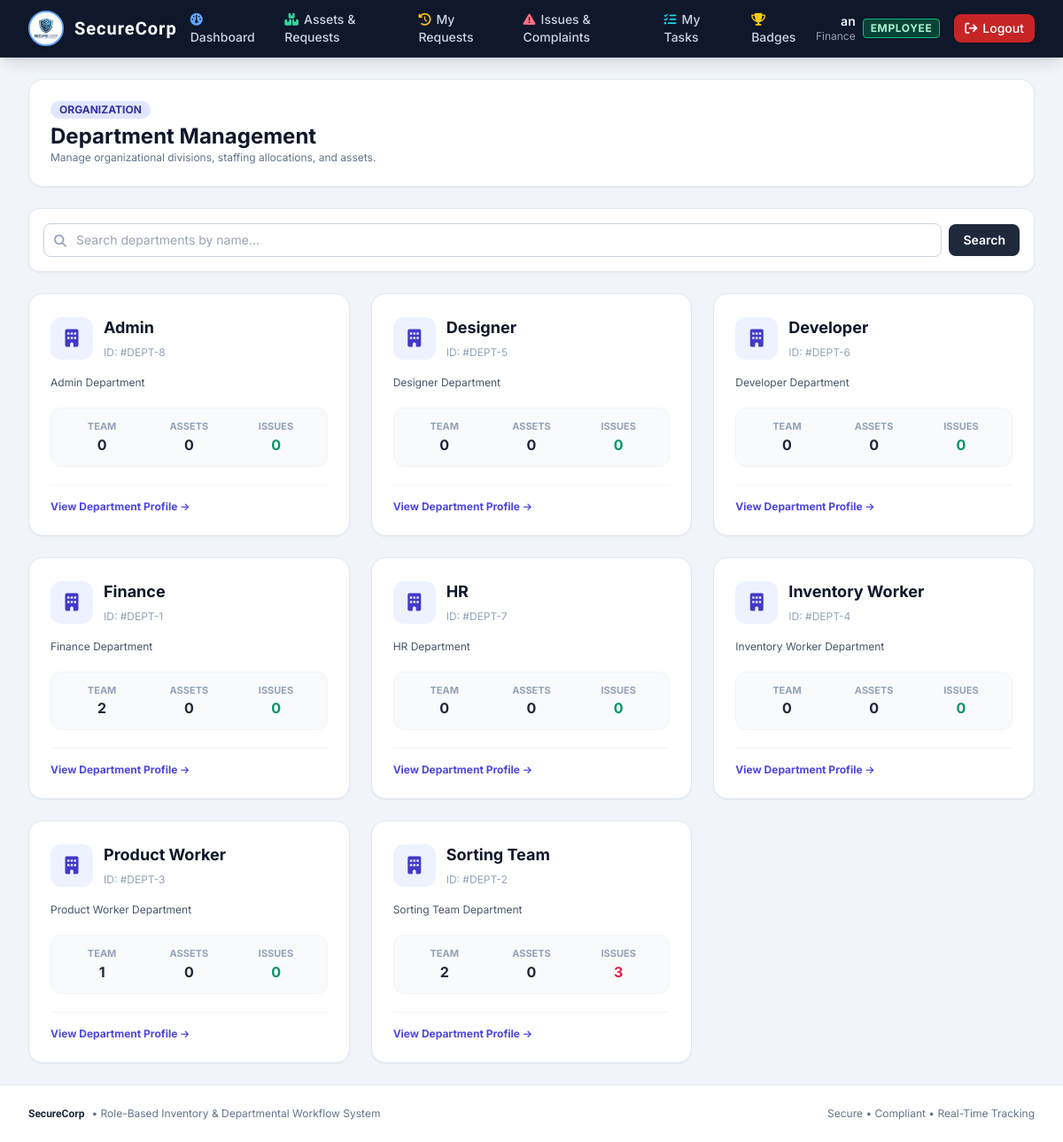
Screenshot of /departments/ (signed in) with the database file from the repository.
### inventory/models.py (models this page shows, shortened)
class User(AbstractUser):
    ROLE_CHOICES = (
        ('ADMIN', 'Admin'),
        ('EMPLOYEE', 'Employee'),
    )
    role = models.CharField(max_length=10, choices=ROLE_CHOICES, default='EMPLOYEE')
    skills = models.ManyToManyField(Skill, blank=True, related_name='employees')
    department = models.ForeignKey(Department, on_delete=models.SET_NULL, null=True, blank=True, related_name='employees')
    @property
    def is_admin_role(self):
        return self.role == 'ADMIN' or self.is_superuser or self.is_staff
    @property
    def full_name_or_username(self):
        full = self.get_full_name()
        return full if full else self.username

class Department(models.Model):
    name = models.CharField(max_length=100, unique=True)
    description = models.TextField(blank=True)

### inventory/views.py (the view)
# urls.py: path('departments/', views.department_list, name='department_list'),
@login_required
def department_list(request):
    search_query = request.GET.get('search', '').strip()
    departments = Department.objects.annotate(
        emp_count=Count('employees', distinct=True),
        asset_count=Count('assets', distinct=True),
        open_issues_count=Count('received_dept_issues', filter=~Q(received_dept_issues__status__in=['RESOLVED', 'CLOSED']), distinct=True),
        maintenance_count=Count('maintenance_issues', filter=~Q(maintenance_issues__status='RESOLVED'), distinct=True)
    )
    if search_query:
        departments = departments.filter(name__icontains=search_query)
    return render(request, 'inventory/department_list.html', {
        'departments': departments,
        'search_query': search_query
    })

### templates/inventory/department_list.html (shortened to what this page needs)
{% extends 'base.html' %}
{% block content %}
<div class="space-y-6">
    <div class="bg-white p-6 rounded-2xl shadow-sm border border-slate-200 flex flex-col sm:flex-row sm:items-center sm:justify-between gap-4">
        <div>
            <div class="flex items-center space-x-2">
                <span class="inline-flex items-center px-2.5 py-0.5 rounded-full text-xs font-bold bg-indigo-100 text-indigo-800">
                    ORGANIZATION
                </span>
            </div>
            <h1 class="text-2xl font-bold text-slate-900 mt-1">Department Management</h1>
            <p class="text-xs text-slate-500">Manage organizational divisions, staffing allocations, and assets.</p>
        </div>
    </div>
    <div class="bg-white p-4 rounded-xl shadow-sm border border-slate-200">
        <form method="get" action="{% url 'department_list' %}" class="flex items-center space-x-2">
            <div class="relative flex-grow">
                <i class="fa-solid fa-magnifying-glass absolute left-3 top-2.5 text-slate-400 text-sm"></i>
                <input type="text" name="search" value="{{ search_query }}" placeholder="Search departments by name..." class="w-full pl-9 pr-4 py-2 text-sm border border-slate-300 rounded-lg focus:ring-2 focus:ring-indigo-500 outline-none">
            </div>
            <button type="submit" class="bg-slate-800 hover:bg-slate-900 text-white text-xs sm:text-sm font-semibold px-4 py-2 rounded-lg transition">
                Search
            </button>
        </form>
    </div>
    <div class="grid grid-cols-1 md:grid-cols-2 lg:grid-cols-3 gap-6">
        {% for dept in departments %}
        <div class="bg-white rounded-2xl shadow-sm border border-slate-200 p-6 flex flex-col justify-between hover:shadow-md transition">
            <div>
                <div class="flex items-start justify-between">
                    <div class="flex items-center space-x-3">
                        <div class="w-12 h-12 rounded-xl bg-indigo-50 text-indigo-700 flex items-center justify-center text-xl font-bold">
                            <i class="fa-solid fa-building"></i>
                        </div>
                        <div>
                            <h2 class="text-lg font-bold text-slate-900">{{ dept.name }}</h2>
                            <span class="text-xs text-slate-400">ID: #DEPT-{{ dept.id }}</span>
                        </div>
                    </div>
                </div>
                <p class="text-xs text-slate-600 mt-4 line-clamp-2">
                    {{ dept.description|default:'No specific description specified for this organizational unit.' }}
                </p>
                <div class="grid grid-cols-3 gap-2 mt-5 p-3 rounded-xl bg-slate-50 border border-slate-100 text-center">
                    <div>
                        <span class="block text-[11px] font-bold text-slate-400 uppercase">Team</span>
                        <span class="text-base font-bold text-slate-800">{{ dept.emp_count }}</span>
                    </div>
                    <div>
                        <span class="block text-[11px] font-bold text-slate-400 uppercase">Assets</span>
                        <span class="text-base font-bold text-slate-800">{{ dept.asset_count }}</span>
                    </div>
                    <div>
                        <span class="block text-[11px] font-bold text-slate-400 uppercase">Issues</span>
                        <span class="text-base font-bold {% if dept.open_issues_count > 0 or dept.maintenance_count > 0 %}text-rose-600{% else %}text-emerald-600{% endif %}">
                            {{ dept.open_issues_count|add:dept.maintenance_count }}
                        </span>
                    </div>
                </div>
            </div>
            <div class="mt-5 pt-4 border-t border-slate-100 flex items-center justify-between">
                <a href="{% url 'department_detail' dept.id %}" class="text-xs font-bold text-indigo-600 hover:text-indigo-800 flex items-center space-x-1">
                    <span>View Department Profile</span>
                    <i class="fa-solid fa-arrow-right text-[10px]"></i>
                </a>
            </div>
        </div>
        {% endfor %}
    </div>
</div>
{% endblock %}

### templates/base.html (shortened to what this page needs)
{% load static %}
<!DOCTYPE html>
<html lang="en">
<head>
    <script src="https://cdn.tailwindcss.com"></script>
    <link rel="stylesheet" href="https://cdnjs.cloudflare.com/ajax/libs/font-awesome/6.4.0/css/all.min.css">
</head>
<body class="bg-slate-100 text-slate-800 flex flex-col min-h-screen">
    <nav class="bg-slate-900 text-white shadow-lg sticky top-0 z-50 border-b border-slate-800">
        <div class="max-w-7xl mx-auto px-4 sm:px-6 lg:px-8">
            <div class="flex items-center justify-between h-16">
                <div class="flex items-center space-x-6">
                    <a href="{% url 'dashboard' %}" class="flex items-center space-x-3 group">
                        <img src="{% static 'images/logo.jpg' %}" alt="Logo" class="h-10 w-10 object-contain rounded-full shadow border-2 border-blue-400 bg-white group-hover:scale-105 transition-transform" onerror="this.style.display='none'">
                        <span class="text-xl tracking-wider text-white font-brand font-bold">SecureCorp</span>
                    </a>
                    {% if user.is_authenticated %}
                    <div class="hidden lg:flex items-center space-x-1 text-sm font-medium">
                        {% if user.is_admin_role %}
                            <a href="{% url 'admin_dashboard' %}" class="px-3 py-2 rounded-md hover:bg-slate-800 transition {% if request.path == '/admin-dashboard/' %}bg-slate-800 text-blue-400{% else %}text-slate-300{% endif %}">
                                <i class="fa-solid fa-chart-pie mr-1.5 text-blue-400"></i>Dashboard
                            </a>
                            <a href="{% url 'department_list' %}" class="px-3 py-2 rounded-md hover:bg-slate-800 transition {% if '/departments/' in request.path %}bg-slate-800 text-blue-400{% else %}text-slate-300{% endif %}">
                                <i class="fa-solid fa-building mr-1.5 text-indigo-400"></i>Departments
                            </a>
                            <a href="{% url 'asset_list' %}" class="px-3 py-2 rounded-md hover:bg-slate-800 transition {% if '/assets/' in request.path or '/admin/asset/' in request.path %}bg-slate-800 text-blue-400{% else %}text-slate-300{% endif %}">
                                <i class="fa-solid fa-boxes-stacked mr-1.5 text-emerald-400"></i>Assets
                            </a>
                            <a href="{% url 'request_list' %}" class="px-3 py-2 rounded-md hover:bg-slate-800 transition {% if '/requests/' in request.path %}bg-slate-800 text-blue-400{% else %}text-slate-300{% endif %}">
                                <i class="fa-solid fa-hand-holding-hand mr-1.5 text-amber-400"></i>Requests
                            </a>
                            <a href="{% url 'issue_list' %}" class="px-3 py-2 rounded-md hover:bg-slate-800 transition {% if '/issues/' in request.path %}bg-slate-800 text-blue-400{% else %}text-slate-300{% endif %}">
                                <i class="fa-solid fa-triangle-exclamation mr-1.5 text-rose-400"></i>Issues & Complaints
                            </a>
                            <a href="{% url 'task_list' %}" class="px-3 py-2 rounded-md hover:bg-slate-800 transition {% if '/tasks/' in request.path or '/admin/task/' in request.path %}bg-slate-800 text-blue-400{% else %}text-slate-300{% endif %}">
                                <i class="fa-solid fa-list-check mr-1.5 text-cyan-400"></i>Tasks
                            </a>
                            <a href="{% url 'award_list' %}" class="px-3 py-2 rounded-md hover:bg-slate-800 transition {% if '/awards/' in request.path %}bg-slate-800 text-blue-400{% else %}text-slate-300{% endif %}">
                                <i class="fa-solid fa-trophy mr-1.5 text-yellow-400"></i>Awards
                            </a>
                            <a href="{% url 'employee_list' %}" class="px-3 py-2 rounded-md hover:bg-slate-800 transition {% if '/admin/employees/' in request.path %}bg-slate-800 text-blue-400{% else %}text-slate-300{% endif %}">
                                <i class="fa-solid fa-users mr-1.5 text-purple-400"></i>Team
                            </a>
                        {% else %}
                            <a href="{% url 'employee_dashboard' %}" class="px-3 py-2 rounded-md hover:bg-slate-800 transition {% if request.path == '/employee-dashboard/' %}bg-slate-800 text-blue-400{% else %}text-slate-300{% endif %}">
                                <i class="fa-solid fa-gauge mr-1.5 text-blue-400"></i>Dashboard
                            </a>
                            <a href="{% url 'asset_list' %}" class="px-3 py-2 rounded-md hover:bg-slate-800 transition {% if '/assets/' in request.path %}bg-slate-800 text-blue-400{% else %}text-slate-300{% endif %}">
                                <i class="fa-solid fa-boxes-stacked mr-1.5 text-emerald-400"></i>Assets & Requests
                            </a>
                            <a href="{% url 'request_list' %}" class="px-3 py-2 rounded-md hover:bg-slate-800 transition {% if '/requests/' in request.path %}bg-slate-800 text-blue-400{% else %}text-slate-300{% endif %}">
                                <i class="fa-solid fa-clock-rotate-left mr-1.5 text-amber-400"></i>My Requests
                            </a>
                            <a href="{% url 'issue_list' %}" class="px-3 py-2 rounded-md hover:bg-slate-800 transition {% if '/issues/' in request.path %}bg-slate-800 text-blue-400{% else %}text-slate-300{% endif %}">
                                <i class="fa-solid fa-triangle-exclamation mr-1.5 text-rose-400"></i>Issues & Complaints
                            </a>
                            <a href="{% url 'task_list' %}" class="px-3 py-2 rounded-md hover:bg-slate-800 transition {% if '/tasks/' in request.path %}bg-slate-800 text-blue-400{% else %}text-slate-300{% endif %}">
                                <i class="fa-solid fa-list-check mr-1.5 text-cyan-400"></i>My Tasks
                            </a>
                            <a href="{% url 'award_list' %}" class="px-3 py-2 rounded-md hover:bg-slate-800 transition {% if '/awards/' in request.path %}bg-slate-800 text-blue-400{% else %}text-slate-300{% endif %}">
                                <i class="fa-solid fa-trophy mr-1.5 text-yellow-400"></i>Badges
                            </a>
                        {% endif %}
                    </div>
                    {% endif %}
                </div>
                <div class="flex items-center space-x-4">
                    {% if user.is_authenticated %}
                        <div class="hidden sm:flex items-center space-x-2 text-right">
                            <div class="flex flex-col">
                                <span class="text-sm font-semibold text-slate-100 leading-tight">{{ user.full_name_or_username }}</span>
                                <span class="text-xs text-slate-400">
                                    {% if user.department %}{{ user.department.name }}{% else %}No Department{% endif %}
                                </span>
                            </div>
                            <span class="inline-flex items-center px-2 py-0.5 rounded text-xs font-bold uppercase tracking-wider {% if user.is_admin_role %}bg-purple-900/80 text-purple-200 border border-purple-500{% else %}bg-emerald-900/80 text-emerald-200 border border-emerald-500{% endif %}">
                                {{ user.role }}
                            </span>
                        </div>
                        <a href="{% url 'logout' %}" class="inline-flex items-center text-xs sm:text-sm bg-red-600/90 hover:bg-red-600 text-white font-medium px-3 py-1.5 rounded-lg transition shadow-sm">
                            <i class="fa-solid fa-arrow-right-from-bracket mr-1.5"></i>Logout
                        </a>
                    {% else %}
                        <a href="{% url 'login' %}" class="text-slate-300 hover:text-white text-sm font-medium px-3 py-1.5">Login</a>
                        <a href="{% url 'register' %}" class="bg-blue-600 hover:bg-blue-700 text-white text-sm font-medium px-4 py-1.5 rounded-lg shadow transition">Register</a>
                    {% endif %}
                </div>
            </div>
        </div>
    </nav>
    <main class="flex-grow max-w-7xl w-full mx-auto px-4 sm:px-6 lg:px-8 py-6">
        {% block content %}{% endblock %}
    </main>
    <footer class="bg-white border-t border-slate-200 py-6 text-center text-xs text-slate-500 mt-auto">
        <div class="max-w-7xl mx-auto px-4 sm:px-6 lg:px-8 flex flex-col sm:flex-row justify-between items-center gap-2">
            <div class="flex items-center space-x-2">
                <span class="font-bold font-brand text-slate-800">SecureCorp</span>
                <span>• Role-Based Inventory & Departmental Workflow System</span>
            </div>
            <div>
                <span>Secure • Compliant • Real-Time Tracking</span>
            </div>
        </div>
    </footer>
</body>
</html>

### templates/base.html (style rules this page uses)
body { font-family: 'Inter', sans-serif; }
.font-brand { font-family: 'Orbitron', sans-serif; }

### rows the page displays
User: full_name_or_username "an", department.name "Finance", role "EMPLOYEE"
Department: name "Admin", id "8", description "Admin Department", emp_count "0", asset_count "0", open_issues_count|add "0"
Department: name "Designer", id "5", description "Designer Department", emp_count "0", asset_count "0", open_issues_count|add "0"
Department: name "Developer", id "6", description "Developer Department", emp_count "0", asset_count "0", open_issues_count|add "0"
Department: name "Finance", id "1", description "Finance Department", emp_count "2", asset_count "0", open_issues_count|add "0"
Department: name "HR", id "7", description "HR Department", emp_count "0", asset_count "0", open_issues_count|add "0"
Department: name "Inventory Worker", id "4", description "Inventory Worker Department", emp_count "0", asset_count "0", open_issues_count|add "0"
Department: name "Product Worker", id "3", description "Product Worker Department", emp_count "1", asset_count "0", open_issues_count|add "0"
Department: name "Sorting Team", id "2", description "Sorting Team Department", emp_count "2", asset_count "0", open_issues_count|add "3"
